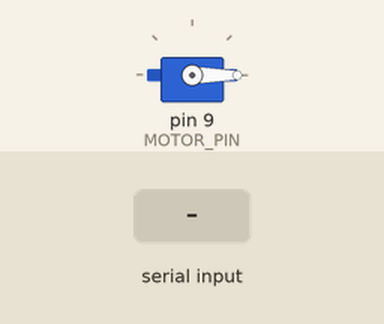
This sketch was run on a simulated Arduino Uno, built with avr-gcc and run on an emulated ATmega328P. Parts: servo. The test bench sets the inputs (shaded band). What the sketch prints to the serial monitor is not drawn.

Above: at 1.2 s.
1.3 s: "1\n" received over Serial
At 1.31 s:
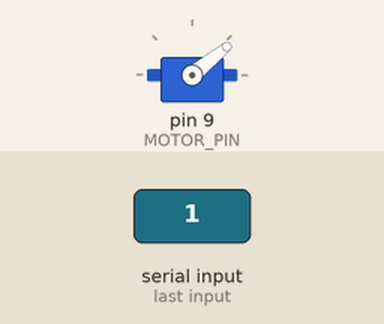
Timing chart, 0 to 4.3 s (numbered marks = the images above; inputs shaded):
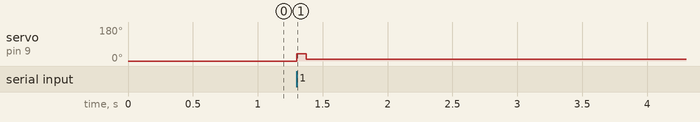

Measured:
- after the input at 1.3 s, servo on pin 9 (MOTOR_PIN): 0° → 39° at once, → 10° 0.07 s later

The sketch:

Communication.ino
```cpp
#include <Servo.h>
Servo motor;
int MOTOR_PIN = 9;
void setup() {
  // put your setup code here, to run once:
  Serial.begin(9600);
  motor.attach(MOTOR_PIN);
  motor.write(0);
}

void loop() {
  if (Serial.available() > 0) {
    String data = Serial.readStringUntil('\n');
     if (data == "1") {
      motor.write(39);
      delay(70);
      motor.write(10);
      Serial.println("1");
    }
  }
}
```
